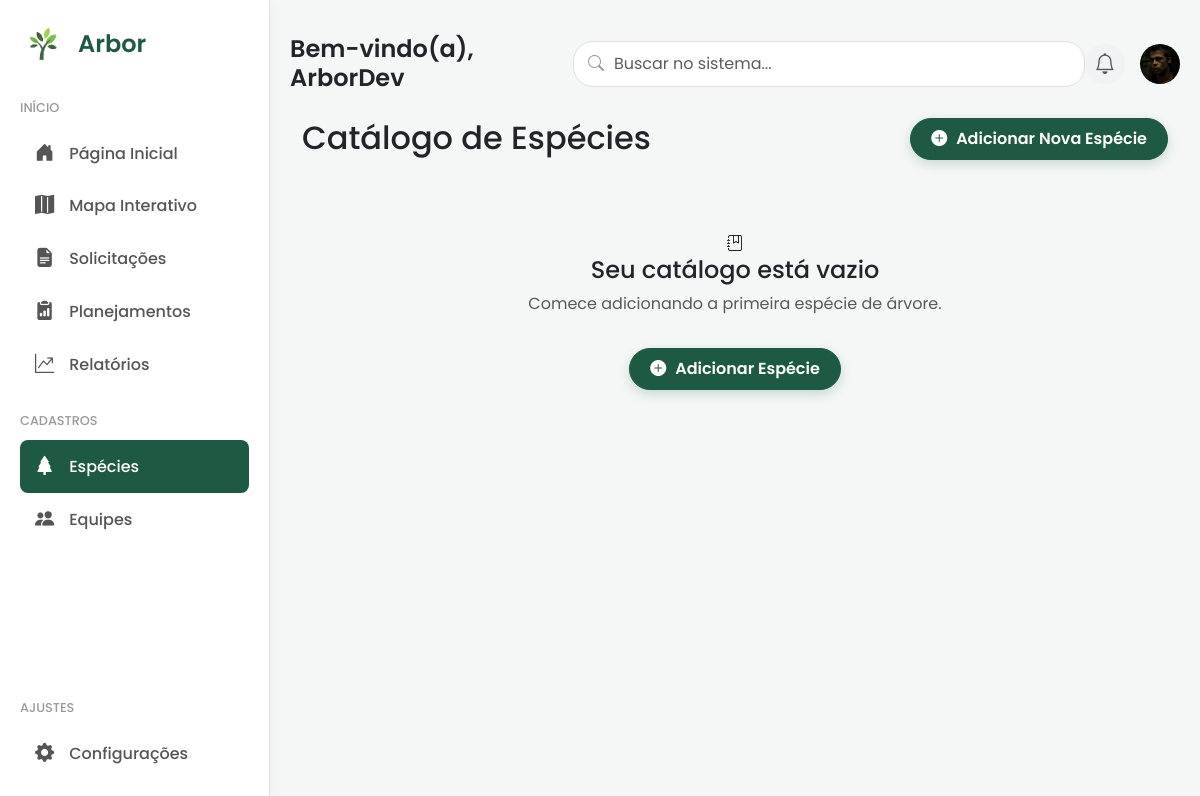
Page /especies/ (signed in) on the earlier database version.
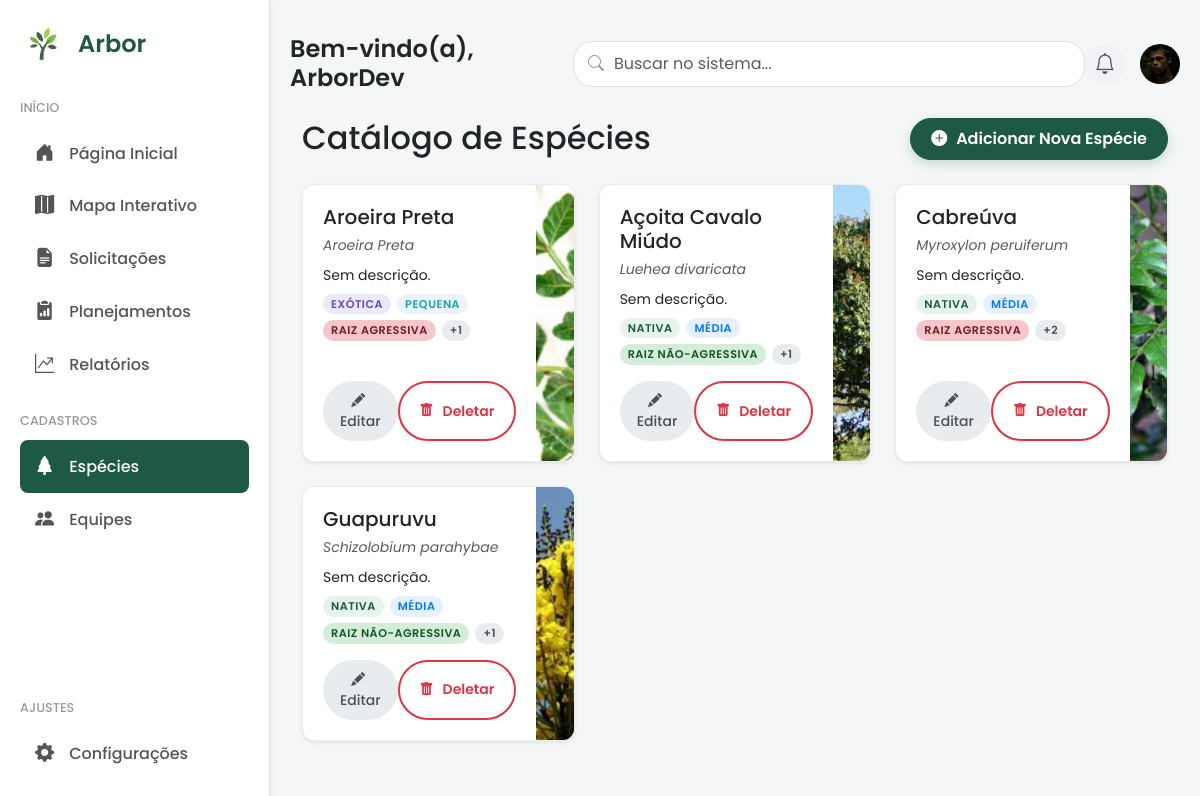
Same page on the later database version.
### core/models.py (models this page shows, shortened)
class Especie(models.Model):
    nome_popular = models.CharField(max_length=150, unique=True)
    nome_cientifico =  models.CharField(max_length=150, blank=True, null=True)
    descricao = models.TextField(blank=True, null=True)
    imagem = models.ImageField(upload_to='especies_fotos/', blank=True, null=True, help_text="Foto que aparecerá no card do catálogo.")
    tags = models.ManyToManyField(Tag, blank=True, related_name="especies")

class Tag(models.Model):
    nome = models.CharField(max_length=50, unique=True, help_text="Ex: Nativa, Frutífera, Ornamental")
    cor_fundo = models.CharField(max_length=7, default="#E9ECEF", help_text="Cor de fundo da tag (formato HEX, ex: #E9ECEF)")
    cor_texto = models.CharField(max_length=7, default="#495057", help_text="Cor do texto da tag (formato HEX, ex: #495057)")
    categoria = models.ForeignKey(TagCategory, on_delete=models.CASCADE, related_name="tags", null=True)
    class Meta:
        verbose_name = "Tag"
        verbose_name_plural = "Tags"
        ordering = ['categoria__nome', 'nome']

### core/views.py (the view)
# urls.py: path('especies/', especie_list, name='especie_list'),
@login_required
def especie_list(request):
    especies = Especie.objects.prefetch_related('tags').order_by('nome_popular')
    paginator = Paginator(especies, 9)
    page_number = request.GET.get('page')
    page_obj = paginator.get_page(page_number)
    return render(request, 'core/especie_list.html', {'especies': page_obj})

### core/templates/core/especie_list.html (shortened to what this page needs)
{% extends 'core/base_app.html' %}
{% load static %}
{% block content %}
    <div class="page-header d-flex justify-content-between align-items-center mb-4">
        <h2 class="mb-0">Catálogo de Espécies</h2>
        <a href="{% url 'especie_create' %}" class="btn btn-principal-acao">
            <i class="bi bi-plus-circle-fill me-1"></i>
            Adicionar Nova Espécie
        </a>
    </div>
    <div class="row">
        {% for especie in especies %}
            <div class="col-lg-4 col-md-6 mb-4 d-flex">
                <div class="card card-especie-horizontal h-100 shadow-sm">
                    <div class="card-body-content d-flex flex-column">
                        <div>
                            <h5 class="card-title mb-1">{{ especie.nome_popular }}</h5>
                            <small class="text-muted fst-italic">{{ especie.nome_cientifico|default:"" }}</small>
                            <p class="card-text small my-2">{{ especie.descricao|default:"Sem descrição."|truncatewords:15 }}</p>
                            {% if especie.tags.all %}
                            <div class="tags-container">
                                {% for tag in especie.tags.all|slice:":3" %}
                                    <span class="tag" style="background-color: {{ tag.cor_fundo }}; color: {{ tag.cor_texto }};">{{ tag.nome }}</span>
                                {% endfor %}
                                {% if especie.tags.all.count > 3 %}
                                    <span class="tag tag-more">+{{ especie.tags.all.count|add:"-3" }}</span>
                                {% endif %}
                            </div>
                            {% endif %}
                            </div>
                        <div class="mt-auto pt-3 d-flex justify-content-between">
                            <a href="{% url 'especie_update' pk=especie.pk %}" class="btn btn-secondary-custom btn-sm">
                                <i class="bi bi-pencil-fill me-1"></i> Editar
                            </a>
                            <a href="{% url 'especie_delete' pk=especie.pk %}" class="btn btn-danger-outline btn-sm">
                                <i class="bi bi-trash-fill me-1"></i> Deletar
                            </a>
                        </div>
                    </div>
                    <div class="card-body-img">
                         {% if especie.imagem %}
                            <img src="{{ especie.imagem.url }}" alt="{{ especie.nome_popular }}">
                        {% else %}
                            <img src="{% static 'core/img/placeholder_arvore.jpg' %}" alt="Imagem Padrão">
                        {% endif %}
                    </div>
                </div>
                </div>
        {% empty %}
            <div class="col-12">
                <div class="empty-state-container text-center py-5">
                    <div class="empty-state-icon"><i class="bi bi-journal-bookmark"></i></div>
                    <h4>Seu catálogo está vazio</h4>
                    <p class="text-muted">Comece adicionando a primeira espécie de árvore.</p>
                    <a href="{% url 'especie_create' %}" class="btn btn-principal-acao mt-3">
                        <i class="bi bi-plus-circle-fill me-1"></i> Adicionar Espécie
                    </a>
                </div>
            </div>
        {% endfor %}
    </div>
{% endblock %}

Differences in the rows shown:
added Especie: nome_popular "Aroeira Preta", nome_cientifico "Aroeira Preta", descricao "Sem descrição.", tags.all.count|add "1", imagem (picture)
now on this page (row unchanged): Tag: nome "EXÓTICA", shown under "Aroeira Preta"
now on this page (row unchanged): Tag: nome "PEQUENA", shown under "Aroeira Preta"
now on this page (row unchanged): Tag: nome "RAIZ AGRESSIVA"
added Especie: nome_popular "Açoita Cavalo Miúdo", nome_cientifico "Luehea divaricata", descricao "Sem descrição.", tags.all.count|add "1", imagem (picture)
now on this page (row unchanged): Tag: nome "NATIVA"
now on this page (row unchanged): Tag: nome "MÉDIA"
now on this page (row unchanged): Tag: nome "RAIZ NÃO-AGRESSIVA"
added Especie: nome_popular "Cabreúva", nome_cientifico "Myroxylon peruiferum", descricao "Sem descrição.", tags.all.count|add "2", imagem (picture)
added Especie: nome_popular "Guapuruvu", nome_cientifico "Schizolobium parahybae", descricao "Sem descrição.", tags.all.count|add "1", imagem (picture)
Other differences:
text no longer shown: "Seu catálogo está vazio Comece adicionando a primeira espécie de árvore. Adicionar Espécie"
